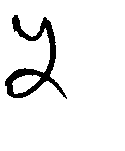
%> input picture major h/programs/con_dens_cont/num_5.bmp, 125 x 151 px, given in place of num_0_001.bmp, which was not available
$ octave feature_calculation_database.m   (GNU Octave 9; MATLAB toolbox functions it lacks are replaced by stand-ins)
%> lines starting %> are read from the running program, lines starting %| are printed output that depends on the picture; in (x1, y1, x2, y2) boxes, pixels count from 0 and x2, y2 are one past the last pixel; in counts of white or black regions, pixels touching at a corner belong together; the program's own positions count from 1; pictures that were not available may be replaced by others from this repository, and a replacement may not be noted
### major h/programs/BITS_Project/Concavity/get_sig_1.m
SCALED_SIG=[];
FIN_SIG=[];
SIG=[];
%[x1,map]=imread('num_5.bmp');%reading bmp file

SIG=imread(file(sample_no,:));
%> SIG: size 151x125 logical; 93.2% white; 1 black region, box (x1, y1, x2, y2) and area: (5, 15, 67, 99) 1287
%SIG=x1;
[X,Y]=size(SIG);
%> X = 151; Y = 125
MINROW=-1;
MINCOL=-1;
MAXROW=-1;
MAXCOL=-1;

for i=1:X
    for j=1:Y
        if (SIG(i,j)==0)
            MINROW=i;
            break
        end
    end
    if(MINROW>-1)
        break
    end

end
%> after the loop, MINROW = 16

for j=1:Y
    for i=1:X
        if (SIG(i,j)==0)
            MINCOL=j;
            break
        end
    end
        if(MINCOL>-1)
        break
    end

end
%> after the loop, MINCOL = 6

for i=X:-1:1
    for j=Y:-1:1
        if (SIG(i,j)==0)
            MAXROW=i;
            break
        end
    end
        if(MAXROW>-1)
        break
    end

end
%> after the loop, MAXROW = 99
for j=Y:-1:1
    for i=X:-1:1
        if (SIG(i,j)==0)
            MAXCOL=j;
            break
        end
    end
        if(MAXCOL>-1)
        break
    end

end
%> after the loop, MAXCOL = 67

m=0;
n=0;
for i=MINROW :1: MAXROW-1
    m=m+1;
   n=0;
    for j=MINCOL :1: MAXCOL-1
        n=n+1;
        FIN_SIG(m,n)=SIG(i,j);
    end
end
%> this loop made 83 passes
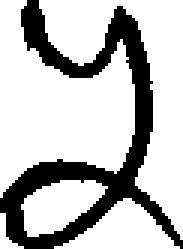
%> FIN_SIG: size 83x61 double (shown 3 times larger); values 0 (black) and 1 (white), 74.6% white; 1 black region, box (x1, y1, x2, y2) and area: (0, 0, 61, 83) 1285
%> after the loop, m = 83
SCALED_SIG=imresize(FIN_SIG,[36,36]);
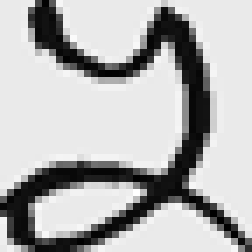
%> SCALED_SIG: size 36x36 double (shown 7 times larger); min -0.0849, max 1.1, mean 0.746; drawn with min black and max white
RR=SCALED_SIG;
imshow(RR)
C=RR;

### major h/programs/BITS_Project/Concavity/con_main.m


feat_con=[];

for k=1:54
    feat_con(k)=0;
end

r=0;

i_min=1;
i_max=18;
j_min=1;
j_max=12;

concavity;
%contour_main;

i_min=19;
i_max=36;
j_min=1;
j_max=12;

concavity;
%contour_main;

i_min=1;
i_max=18;
j_min=13;
j_max=24;

concavity;
%contour_main;

i_min=19;
i_max=36;
j_min=13;
j_max=24;

concavity;
%contour_main;

i_min=1;
i_max=18;
j_min=25;
j_max=36;

concavity;
%contour_main;

i_min=19;
i_max=36;
j_min=25;
j_max=36;

concavity;
%contour_main;


feat_con=feat_con/216;

### major h/programs/concavity_contour144/concavity.m

flag_0=0;
flag_1=0;
flag_2=0;
flag_3=0;
four=0;
count=0;
for i=i_min:i_max
    for j=j_min:j_max

        if (C(i,j)==1)
flag_0=0;
flag_1=0;
flag_2=0;
flag_3=0;

            i1=i-1;
            j1=j;
        count=count+1;

        while(i1>0)
             if(C(i1,j1)==0)
                 flag_3=1;
             break;
             end
         i1=i1-1;
         end

         i1=i+1;

         while(i1<36)
             if(C(i1,j1)==0)
                 flag_1=1;

                 break;
             end
             i1=i1+1;
         end

         i1=i;
         j1=j-1;

         while(j1>0)
             if(C(i1,j1)==0)
                 flag_0=1;
                 break;
             end
             j1=j1-1;
         end
         j1=j+1;

         while(j1<36)
             if(C(i1,j1)==0)
                 flag_2=1;
                 break;
             end
             j1=j1+1;
         end

% 9th column

 if(flag_0 ==1 & flag_1==1 & flag_2==1 & flag_3==1)
feat_con(r+9)=feat_con(r+9)+1;
 end

 % 8th column

 if(flag_0 ==1 & flag_1==1 & flag_2==1 & flag_3==0)
feat_con(r+8)=feat_con(r+8)+1;
 end

 % 7th column

if(flag_0 ==1 & flag_1==1 & flag_2==0 & flag_3==1)
feat_con(r+7)=feat_con(r+7)+1;
 end

 % 6th column

if(flag_0 ==1 & flag_1==0 & flag_2==1 & flag_3==1)
feat_con(r+6)=feat_con(r+6)+1;
 end

 % 5th column

if(flag_0 ==0 & flag_1==1 & flag_2==1 & flag_3==1)
feat_con(r+5)=feat_con(r+5)+1;
 end

 % 4th column

 if(flag_0 ==0 & flag_1==1 & flag_2==1 & flag_3==0)
feat_con(r+4)=feat_con(r+4)+1;
 end

% 3th column

if(flag_0 ==1 & flag_1==1 & flag_2==0 & flag_3==0)
feat_con(r+3)=feat_con(r+3)+1;
 end

% 2th column
 if(flag_0 ==1 & flag_1==0 & flag_2==0 & flag_3==1)
feat_con(r+2)=feat_con(r+2)+1;
 end

% 1th column
 if(flag_0 ==0 & flag_1==0 & flag_2==1 & flag_3==1)
feat_con(r+1)=feat_con(r+1)+1;
 end

end
end

end
%> after the loop, count = 119; feat_con = 54 values from 0 to 0; flag_0 = 0; flag_1 = 0; flag_2 = 0; flag_3 = 0; i1 = 18; j1 = 36
%> after the loop, count = 68; i1 = 32
%> after the loop, count = 111; i1 = 18
%> after the loop, count = 65; i1 = 36
%> after the loop, count = 97; i1 = 18; j1 = 37
%> after the loop, count = 75; i1 = 36; j1 = 36

r=r+9;

### major h/programs/BITS_Project/Dens/density.m

f=[];
        s=1;
            for i=1:6:36
            for j=1:6:36
                a=0;
                p=0;
                for r=i:i+5
                 for c=j:j+5
                       if(C(r,c)==0)
                       a=a+1;
                end
               end
           end
        p=a/36;
        f(s)=p;
        s=s+1;
    end
end
%> after the loop, f = 36 values, max 0.0278 at index 2, min 0 at index 1, mean 0.000772; s = 37

### major h/programs/BITS_Project/Contour/database_samples_0.m
file0(1,:)=char('d:\major\database\database_0\num_0_001.bmp');
file0(2,:)=char('d:\major\database\database_0\num_0_002.bmp');
file0(3,:)=char('d:\major\database\database_0\num_0_003.bmp');
file0(4,:)=char('d:\major\database\database_0\num_0_004.bmp');
file0(5,:)=char('d:\major\database\database_0\num_0_005.bmp');

file0(6,:)=char('d:\major\database\database_0\num_0_006.bmp');
file0(7,:)=char('d:\major\database\database_0\num_0_007.bmp');
file0(8,:)=char('d:\major\database\database_0\num_0_008.bmp');
file0(9,:)=char('d:\major\database\database_0\num_0_009.bmp');
file0(10,:)=char('d:\major\database\database_0\num_0_010.bmp');

file0(11,:)=char('d:\major\database\database_0\num_0_011.bmp');
file0(12,:)=char('d:\major\database\database_0\num_0_012.bmp');
file0(13,:)=char('d:\major\database\database_0\num_0_013.bmp');
file0(14,:)=char('d:\major\database\database_0\num_0_014.bmp');
file0(15,:)=char('d:\major\database\database_0\num_0_015.bmp');

file0(16,:)=char('d:\major\database\database_0\num_0_016.bmp');
file0(17,:)=char('d:\major\database\database_0\num_0_017.bmp');
file0(18,:)=char('d:\major\database\database_0\num_0_018.bmp');
file0(19,:)=char('d:\major\database\database_0\num_0_019.bmp');
file0(20,:)=char('d:\major\database\database_0\num_0_020.bmp');

file0(21,:)=char('d:\major\database\database_0\num_0_021.bmp');
file0(22,:)=char('d:\major\database\database_0\num_0_022.bmp');
file0(23,:)=char('d:\major\database\database_0\num_0_023.bmp');
file0(24,:)=char('d:\major\database\database_0\num_0_024.bmp');
file0(25,:)=char('d:\major\database\database_0\num_0_025.bmp');

file0(26,:)=char('d:\major\database\database_0\num_0_026.bmp');
file0(27,:)=char('d:\major\database\database_0\num_0_027.bmp');
file0(28,:)=char('d:\major\database\database_0\num_0_028.bmp');
file0(29,:)=char('d:\major\database\database_0\num_0_029.bmp');
file0(30,:)=char('d:\major\database\database_0\num_0_030.bmp');

file0(31,:)=char('d:\major\database\database_0\num_0_031.bmp');
file0(32,:)=char('d:\major\database\database_0\num_0_032.bmp');
file0(33,:)=char('d:\major\database\database_0\num_0_033.bmp');
file0(34,:)=char('d:\major\database\database_0\num_0_034.bmp');
file0(35,:)=char('d:\major\database\database_0\num_0_035.bmp');

file0(36,:)=char('d:\major\database\database_0\num_0_036.bmp');
file0(37,:)=char('d:\major\database\database_0\num_0_037.bmp');
file0(38,:)=char('d:\major\database\database_0\num_0_038.bmp');
file0(39,:)=char('d:\major\database\database_0\num_0_039.bmp');
file0(40,:)=char('d:\major\database\database_0\num_0_040.bmp');

file0(41,:)=char('d:\major\database\database_0\num_0_041.bmp');
file0(42,:)=char('d:\major\database\database_0\num_0_042.bmp');
file0(43,:)=char('d:\major\database\database_0\num_0_043.bmp');
file0(44,:)=char('d:\major\database\database_0\num_0_044.bmp');
file0(45,:)=char('d:\major\database\database_0\num_0_045.bmp');

file0(46,:)=char('d:\major\database\database_0\num_0_046.bmp');
file0(47,:)=char('d:\major\database\database_0\num_0_047.bmp');
file0(48,:)=char('d:\major\database\database_0\num_0_048.bmp');
file0(49,:)=char('d:\major\database\database_0\num_0_049.bmp');
file0(50,:)=char('d:\major\database\database_0\num_0_050.bmp');

file0(51,:)=char('d:\major\database\database_0\num_0_001.bmp');
file0(52,:)=char('d:\major\database\database_0\num_0_002.bmp');
file0(53,:)=char('d:\major\database\database_0\num_0_003.bmp');
file0(54,:)=char('d:\major\database\database_0\num_0_004.bmp');
file0(55,:)=char('d:\major\database\database_0\num_0_005.bmp');

file0(56,:)=char('d:\major\database\database_0\num_0_006.bmp');
file0(57,:)=char('d:\major\database\database_0\num_0_007.bmp');
file0(58,:)=char('d:\major\database\database_0\num_0_008.bmp');
file0(59,:)=char('d:\major\database\database_0\num_0_009.bmp');
file0(60,:)=char('d:\major\database\database_0\num_0_010.bmp');

file0(61,:)=char('d:\major\database\database_0\num_0_001.bmp');
file0(62,:)=char('d:\major\database\database_0\num_0_002.bmp');
file0(63,:)=char('d:\major\database\database_0\num_0_003.bmp');
file0(64,:)=char('d:\major\database\database_0\num_0_004.bmp');
file0(65,:)=char('d:\major\database\database_0\num_0_005.bmp');

file0(66,:)=char('d:\major\database\database_0\num_0_006.bmp');
file0(67,:)=char('d:\major\database\database_0\num_0_007.bmp');
file0(68,:)=char('d:\major\database\database_0\num_0_008.bmp');
file0(69,:)=char('d:\major\database\database_0\num_0_009.bmp');
file0(70,:)=char('d:\major\database\database_0\num_0_010.bmp');

file0(71,:)=char('d:\major\database\database_0\num_0_001.bmp');
file0(72,:)=char('d:\major\database\database_0\num_0_002.bmp');
file0(73,:)=char('d:\major\database\database_0\num_0_003.bmp');
file0(74,:)=char('d:\major\database\database_0\num_0_004.bmp');
file0(75,:)=char('d:\major\database\database_0\num_0_005.bmp');

file0(76,:)=char('d:\major\database\database_0\num_0_006.bmp');
file0(77,:)=char('d:\major\database\database_0\num_0_007.bmp');
file0(78,:)=char('d:\major\database\database_0\num_0_008.bmp');
file0(79,:)=char('d:\major\database\database_0\num_0_009.bmp');
file0(80,:)=char('d:\major\database\database_0\num_0_010.bmp');

file0(81,:)=char('d:\major\database\database_0\num_0_001.bmp');
file0(82,:)=char('d:\major\database\database_0\num_0_002.bmp');
file0(83,:)=char('d:\major\database\database_0\num_0_003.bmp');
file0(84,:)=char('d:\major\database\database_0\num_0_004.bmp');
file0(85,:)=char('d:\major\database\database_0\num_0_005.bmp');

file0(86,:)=char('d:\major\database\database_0\num_0_006.bmp');
file0(87,:)=char('d:\major\database\database_0\num_0_007.bmp');
file0(88,:)=char('d:\major\database\database_0\num_0_008.bmp');
file0(89,:)=char('d:\major\database\database_0\num_0_009.bmp');
file0(90,:)=char('d:\major\database\database_0\num_0_010.bmp');

file0(91,:)=char('d:\major\database\database_0\num_0_001.bmp');
file0(92,:)=char('d:\major\database\database_0\num_0_002.bmp');
file0(93,:)=char('d:\major\database\database_0\num_0_003.bmp');
file0(94,:)=char('d:\major\database\database_0\num_0_004.bmp');
file0(95,:)=char('d:\major\database\database_0\num_0_005.bmp');

file0(96,:)=char('d:\major\database\database_0\num_0_006.bmp');
file0(97,:)=char('d:\major\database\database_0\num_0_007.bmp');
file0(98,:)=char('d:\major\database\database_0\num_0_008.bmp');
file0(99,:)=char('d:\major\database\database_0\num_0_009.bmp');
file0(100,:)=char('d:\major\database\database_0\num_0_010.bmp');

### major h/programs/BITS_Project/ConDens/feature_calculation_database.m

equal=0;
eq_mat=[];
no_of_samples=100;    % no of each data digit
feature=[];

database_samples_0;

file=file0;
for sample_no=1:no_of_samples
        sample_no
        get_sig_1;
        %skeleton;
        con_main;
        feature(sample_no,1:54)=feat_con(1,:);
        density;
        feature(sample_no,55:90)=f(1,:);
        feature(sample_no,91)=0;
    end
%> pass 2 of the loop `for sample_no=1:no_of_samples`:
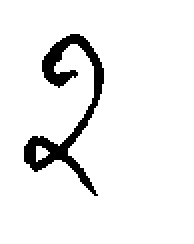
%> input picture major h/database/database_2/num_2_006.bmp, 97 x 122 px, given in place of num_0_002.bmp, which was not available (shown 2 times larger)
%> SIG: size 122x97 logical; 93.3% white; 1 black region, box (x1, y1, x2, y2) and area: (12, 17, 52, 98) 796
%> after the loop `for i=1:X`: MINROW = 18
%> after the loop `for j=1:Y`: MINCOL = 13
%> after the loop `for i=X:-1:1`: MAXROW = 98
%> after the loop `for j=Y:-1:1`: MAXCOL = 52
%> the loop `for i=MINROW :1: MAXROW-1` made 80 passes
%> after the loop `for i=MINROW :1: MAXROW-1`:
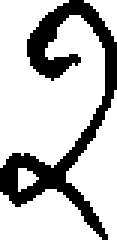
%> FIN_SIG: size 80x39 double (shown 3 times larger); values 0 (black) and 1 (white), 74.8% white; 1 black region, box (x1, y1, x2, y2) and area: (0, 0, 39, 80) 786
%> after the loop `for i=MINROW :1: MAXROW-1`: m = 80
%> `SCALED_SIG=imresize(FIN_SIG,[36,36]);`:
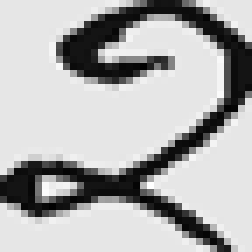
%> SCALED_SIG: size 36x36 double (shown 7 times larger); min -0.0966, max 1.12, mean 0.748; drawn with min black and max white
%> after the loop `for i=i_min:i_max`: count = 168; feat_con = 54 values, max 6 at index 4, min 0 at index 1, mean 0.111; flag_3 = 1; i1 = 18
%> after the loop `for i=i_min:i_max`: count = 83; i1 = 36
%> after the loop `for i=i_min:i_max`: count = 65; flag_3 = 0; i1 = 18
%> after the loop `for i=i_min:i_max`: count = 94; i1 = 36
%> after the loop `for i=i_min:i_max`: count = 55; i1 = 18
%> after the loop `for i=i_min:i_max`: count = 93; feat_con = 54 values, max 6 at index 4, min 0 at index 1, mean 0.148; flag_3 = 1; i1 = 36; j1 = 37
%> `feat_con=feat_con/216;`: feat_con = 54 values, max 0.0278 at index 4, min 0 at index 1, mean 0.000686
%> after the loop `for i=1:6:36`: f = 36 values, max 0.222 at index 12, min 0 at index 1, mean 0.00849
%> the run ends on the next line
